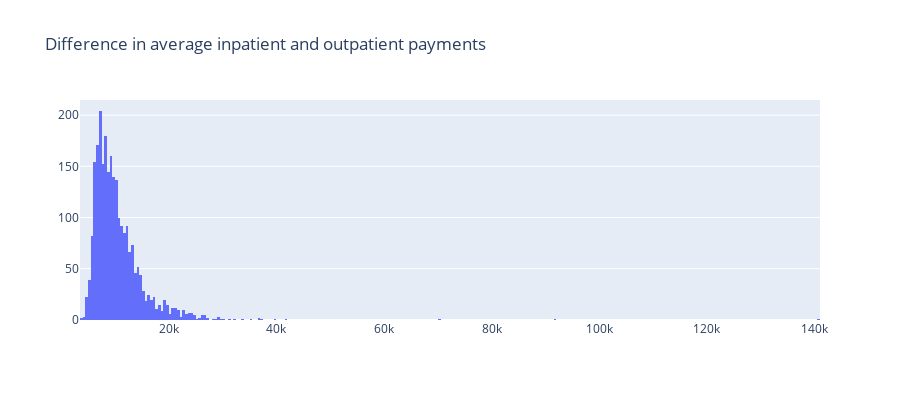

The notebook cell this image was saved under:
### Markdown cell above
Difference in Average Inpatient payment and Average Outpatient payments

### Code cell
query3_a = """SELECT provider_id, avg(average_total_payments) as average_outpatient_payments
FROM `bigquery-public-data.cms_medicare.outpatient_charges_2014` group by provider_id;"""
outp = medicare.query_to_pandas_safe(query3_a)

query3_b = """SELECT provider_id, avg(average_total_payments) as average_inpatient_payments
FROM `bigquery-public-data.cms_medicare.inpatient_charges_2014` group by provider_id;"""
inp = medicare.query_to_pandas_safe(query3_b)

merged = outp.merge(inp, on="provider_id", how = 'inner')
merged["difference"] = merged["average_inpatient_payments"] - merged['average_outpatient_payments']

tracex = go.Histogram(x = merged["difference"]) 
fig = go.Figure(data = [tracex])
fig['layout'].update(height=400, showlegend=False, title="Difference in average inpatient and outpatient payments");
iplot(fig, filename='simple-subplot');

### Figure 1 — Plotly figure (JSON) as saved in the notebook; plotly's stock layout.template omitted (floating-point values rounded to 4 significant figures; data arrays with more than 128 entries replaced by an {"elided": "..."} marker saying what was removed)
{"data": [{"type": "histogram", "x": {"elided": "2535 float values"}}], "layout": {"height": 400, "showlegend": false, "title": {"text": "Difference in average inpatient and outpatient payments"}}}
